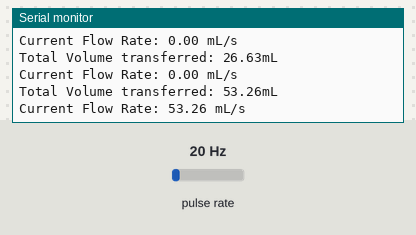
Bench run of a sketch on a simulated Arduino Uno, built with avr-gcc and run on an emulated ATmega328P. Shown: the last lines printed to the serial monitor. Wiring (inferred from the names in the program): pulse sensor: data pin 2. Inputs (shaded band) come from the test bench; at power-on: pulse rate 20 Hz.

Above: at 1.2 s.
1.3 s: pulse rate (sensor on pin 2) set to 4 Hz
At 1.87 s:
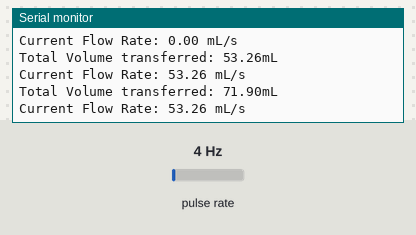
2.8 s: pulse rate (sensor on pin 2) set to 50 Hz
At 2.91 s:
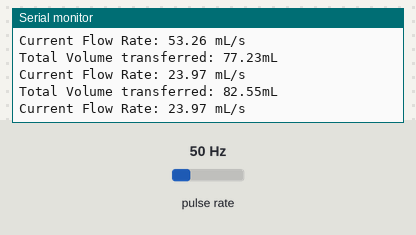
4.3 s: pulse rate (sensor on pin 2) set to 100 Hz
At 4.46 s:
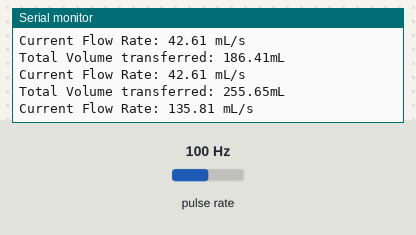
Timing chart, 0 to 7.3 s (numbered marks = the images above; inputs shaded):
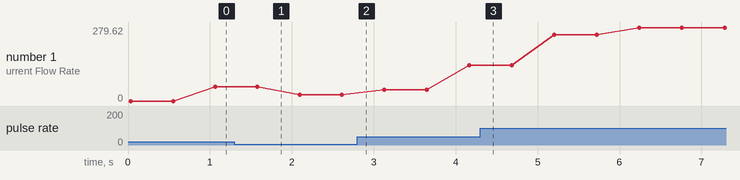

Measured:
- after the input at 1.3 s, the serial monitor: prints a new line after 0.24 s (image 1)
- plotted number 1: 53.26 → 23.97 after the input at 1.3 s, 23.97 → 135.81 after the input at 2.8 s, 135.81 → 279.62 after the input at 4.3 s

The sketch:

_volume_Measurement_flow_rate_with_BT.ino
```cpp
#include <SoftwareSerial.h>
SoftwareSerial B(10,11);


int sensorPin = 2;
volatile long pulse;
volatile long pulseLastSecond;
unsigned long lastTime;
float totalVolume;
float currentFlowRate;

void setup() {
  pinMode(sensorPin, INPUT);
  Serial.begin(9600);
  B.begin(9600);
  attachInterrupt(digitalPinToInterrupt(sensorPin), increase, RISING);

}

void loop() {
  // Calculates the total volume
  totalVolume = 2.663 * pulse;

  // Calculates the flow rate
  if (millis() - lastTime > 1000) {
    currentFlowRate = 2.663 * pulseLastSecond;
    pulseLastSecond = 0;
    lastTime = millis();
  }

  // Prints the total volume and the current flow rate to Serial Monitor
  Serial.print("Total Volume transferred: ");
  Serial.print(totalVolume);
  Serial.println("mL");

  Serial.print("Current Flow Rate: ");
  Serial.print(currentFlowRate);
  Serial.println(" mL/s");

    B.print(totalVolume);
    B.print(",");
    B.print(currentFlowRate);
    B.print(" ;");

  delay(500); // Adjust the delay as needed for your requirements
}

void increase() {
  pulse++;
  pulseLastSecond++;
}
```
